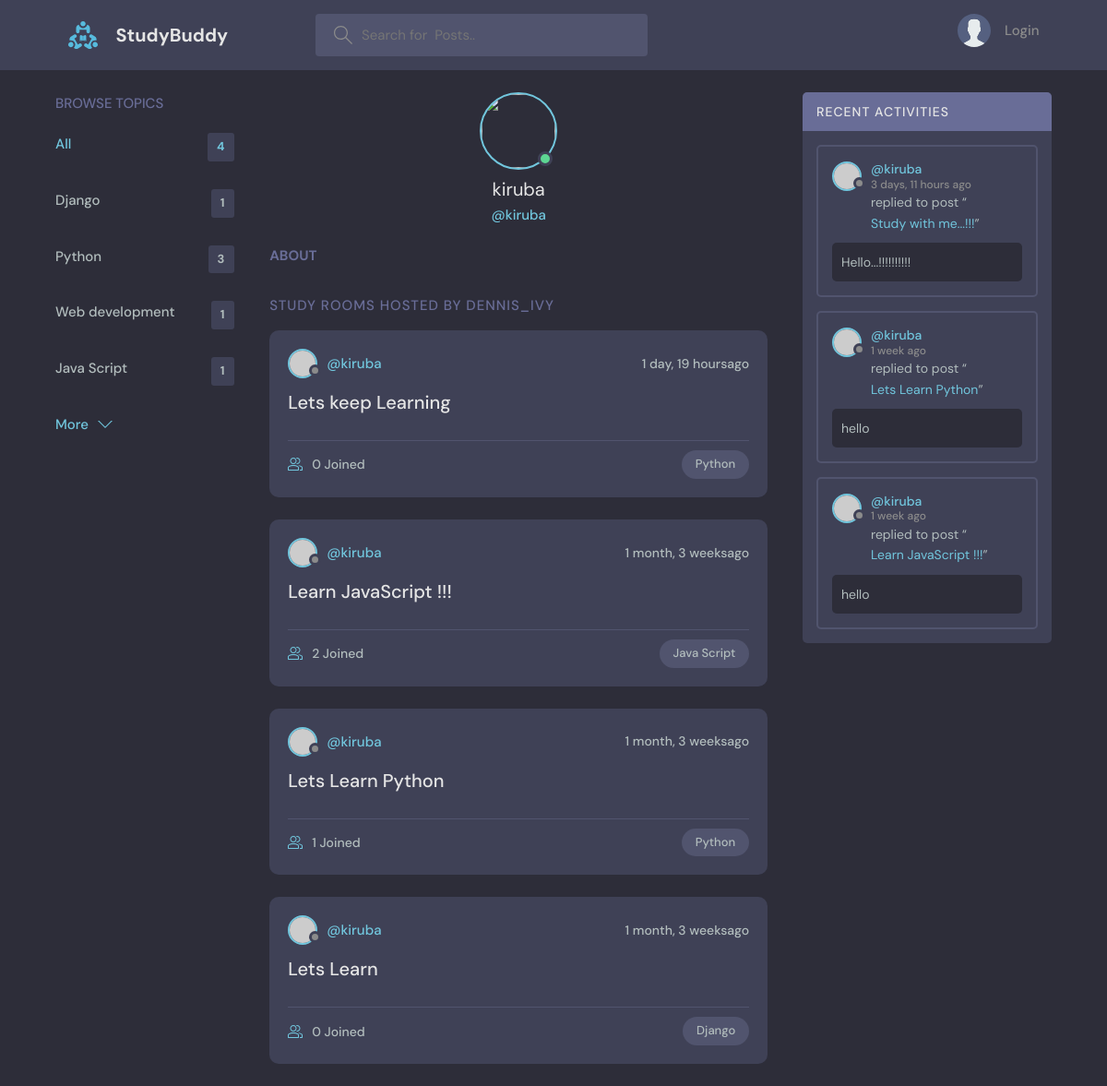
The app's page /profile/1 with its own data.
### secondapp/models.py (models this page shows, shortened)
class Topic(models.Model):
    topic=models.CharField(max_length=201)

class Room(models.Model):
    host=models.ForeignKey(User,on_delete=models.SET_NULL,null=True)
    topic=models.ForeignKey(Topic,on_delete=models.SET_NULL,null=True)
    name=models.CharField(max_length=200)
    participants=models.ManyToManyField(User,related_name='participants',blank=True)
    description=models.TextField(null=True, blank=True)
    updated=models.DateTimeField(auto_now=True)#actively updated when submit
    created=models.DateTimeField(auto_now_add=True) #added once created
    class Meta:
        ordering=['-updated','-created']
    def __str__(self):
        return str(self.name)

class Messages(models.Model):
    user=models.ForeignKey(User,on_delete=models.CASCADE)
    room=models.ForeignKey(Room,on_delete=models.CASCADE)#on_Delete says that if the Room delete then all the child also deleted
    body=models.TextField()
    updated=models.DateTimeField(auto_now=True)#actively updated when submit
    created=models.DateTimeField(auto_now_add=True) #added once created
    class Meta:
        ordering=['-updated','-created']

### secondapp/views.py (the view)
# urls.py: path('profile/<str:pk>',views.userProfile,name="user-profile")
def userProfile(request,pk):
    user=User.objects.get(id=pk)
    rooms=user.room_set.all()
    topics=Topic.objects.all()
    room_messages=user.messages_set.all()
    context={'user':user,'rooms':rooms,'topics':topics,'room_messages':room_messages}
    return render(request,'secondapp/profile.html',context)

### secondapp/templates/secondapp/profile.html (shortened to what this page needs)
{% extends 'main.html' %}
{% block content %}
<main class="profile-page layout layout--3">
  <div class="container">
    {% include 'secondapp/topic_components.html' %}
    <div class="roomList">
      <div class="profile">
        <div class="profile__avatar">
          <div class="avatar avatar--large active">
            <img src="{{user.avatar.url}}" />
          </div>
        </div>
        <div class="profile__info">
          <h3>{{user.username}}</h3>
          <p>@{{user.username}}</p>
        </div>
        <div class="profile__about">
          <h3>About</h3>
        </div>
      </div>
      <div class="roomList__header">
        <div>
          <h2>Study Rooms Hosted by dennis_ivy</a>
          </h2>
        </div>
      </div>
      {% include 'secondapp/feed_components.html' %}
    </div>
    {% include 'secondapp/activity_components.html' %}
  </div>
</main>
{% endblock content %}

### secondapp/templates/secondapp/topic_components.html
<div class="topics">
    <div class="topics__header">
      <h2>Browse Topics</h2>
    </div>
    <ul class="topics__list">
      <li>
        <a href="{% url 'home' %}" class="active">All <span>{{topics.count}}</span></a>
      </li>
      {% for topic in topics %}
      <li>
        <a href="{% url 'home' %}?q={{topic.topic}}">{{topic.topic}} <span>{{topic.room_set.all.count}}</span></a>
      </li>
      {% endfor %}
    </ul>
    <a class="btn btn--link" href="#">
      More
      <svg version="1.1" xmlns="http://www.w3.org/2000/svg" width="32" height="32" viewBox="0 0 32 32">
        <title>chevron-down</title>
        <path d="M16 21l-13-13h-3l16 16 16-16h-3l-13 13z"></path>
      </svg>
    </a>
  </div>

### secondapp/templates/secondapp/feed_components.html (shortened to what this page needs)
{% for name in rooms %}
<div class="roomListRoom">
    <div class="roomListRoom__header">
      <a href="{url 'user-profile' name.host.id%}" class="roomListRoom__author">
        <div class="avatar avatar--small">
          <img src="https://randomuser.me/api/portraits/women/11.jpg" />
        </div>
        <span>@{{name.host.username}}</span>
      </a>
      <div class="roomListRoom__actions">
        <span>{{name.created|timesince}}ago</span>
      </div>
    </div>
    <div class="roomListRoom__content">
      <a href="/room/{{name.id}}">{{name.name}}</a>
    </div>
    <div class="roomListRoom__meta">
      <a href="/room/{{name.id}}" class="roomListRoom__joined">
        {{name.participants.all.count}} Joined
      </a>
      <p class="roomListRoom__topic">{{name.topic.topic}}</p>
    </div>
  </div>
  {% endfor %}

### secondapp/templates/secondapp/activity_components.html (shortened to what this page needs)
<div class="activities">
    <div class="activities__header">
      <h2>Recent Activities</h2>
    </div>
    {% for message in room_messages %}
    <div class="activities__box">
      <div class="activities__boxHeader roomListRoom__header">
        <a href="{% url 'user-profile' message.user.id %}" class="roomListRoom__author">
          <div class="avatar avatar--small">
            <img src="https://randomuser.me/api/portraits/women/11.jpg" />
          </div>
          <p>
            @{{message.user}}
            <span>{{message.created|timesince}} ago</span>
          </p>
        </a>
      </div>
      <div class="activities__boxContent">
        <p>replied to post “<a href="{% url 'room' message.room.id %}">{{message.room}}</a>”</p>
        <div class="activities__boxRoomContent">
          {{message.body}}
        </div>
      </div>
    </div>
    {% endfor %}
</div>

### records on screen
Topic: topic "Django", room_set.all.count "1"
Topic: topic "Python", room_set.all.count "3"
Topic: topic "Web development", room_set.all.count "1"
Topic: topic "Java Script", room_set.all.count "1"
Room: host.username "kiruba", created "1 day, 19 hours", name "Lets keep Learning", participants.all.count "0", topic.topic "Python"
Room: host.username "kiruba", created "1 month, 3 weeks", name "Learn JavaScript !!!", participants.all.count "2", topic.topic "Java Script"
Room: host.username "kiruba", created "1 month, 3 weeks", name "Lets Learn Python", participants.all.count "1", topic.topic "Python"
Room: host.username "kiruba", created "1 month, 3 weeks", name "Lets Learn", participants.all.count "0", topic.topic "Django"
Messages: user "kiruba", created "3 days, 11 hours", room "Study with me...!!!", body "Hello...!!!!!!!!!!"
Messages: user "kiruba", created "1 week", room "Lets Learn Python", body "hello"
Messages: user "kiruba", created "1 week", room "Learn JavaScript !!!", body "hello"

### other values on screen
{{ topics.count }} "4"
{{ user.username }} "kiruba"
